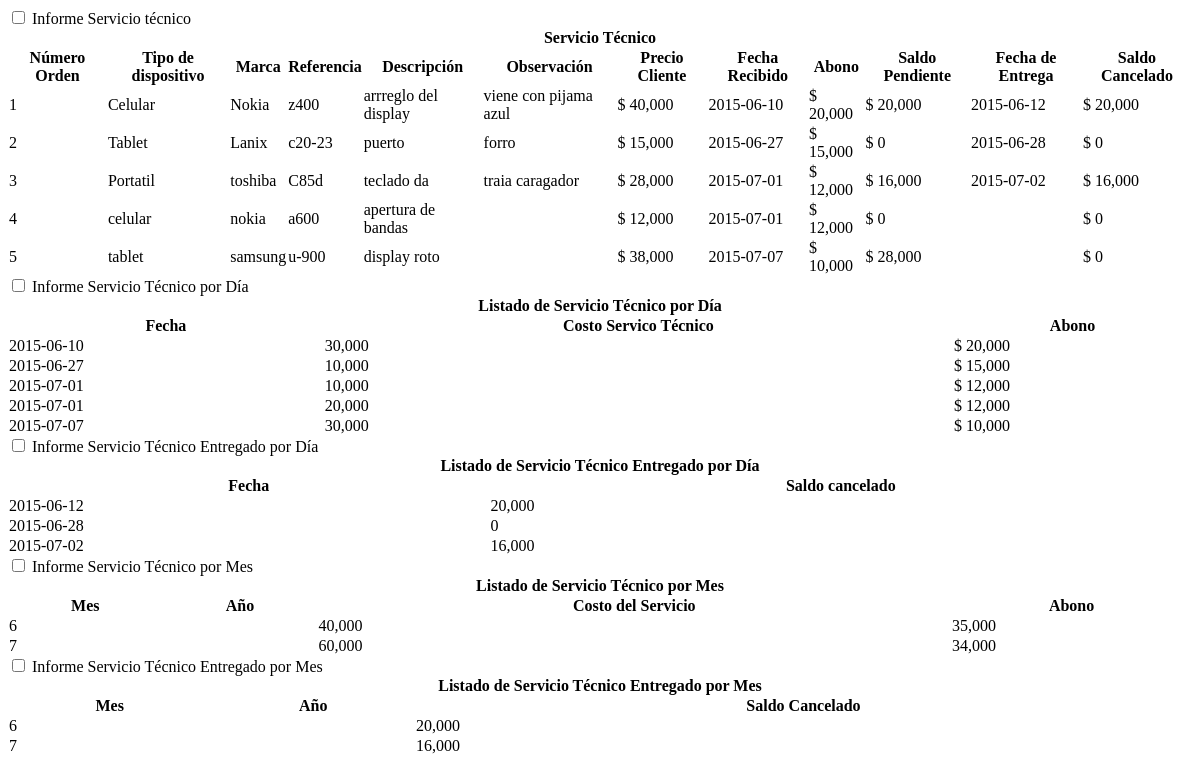
Before: /vista/vcsst.php with the older database file.
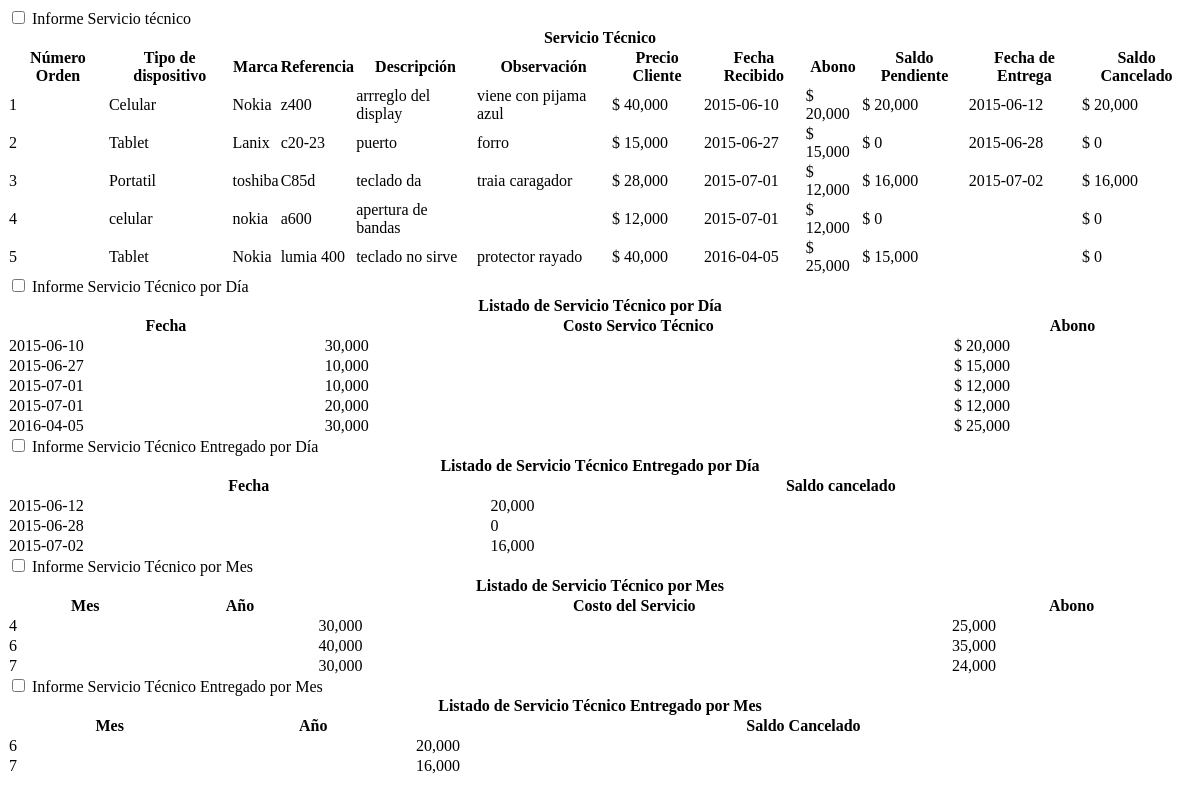
After: the same page with the newer database file.
### tables this page shows
CREATE TABLE IF NOT EXISTS `tbserviciotecnico` (
  `numero_orden` int(11) NOT NULL,
  `nombre` varchar(50) NOT NULL,
  `marca` varchar(20) NOT NULL,
  `referencia` varchar(20) NOT NULL,
  `descripcion_st` varchar(100) NOT NULL,
  `observacion` varchar(50) DEFAULT NULL,
  `costo_st` int(11) NOT NULL,
  `precio_cliente` int(11) NOT NULL,
  `fecha` date NOT NULL,
  `id_cliente` int(11) NOT NULL,
  `empleado` varchar(10) NOT NULL,
  `abono` int(11) NOT NULL
);

### modelo/mconsulta.php (called while the page is built, shortened)
<?php
	include('controlador/conexion.php');
	include('functions.php');
	class Mconsulta extends Funciones
	{
		function consultar_diatotalst()
		{
			$sql = "SELECT * FROM csdiatotalst";
			return $this->SeleccionDatos($sql);
		}
		function consultar_diatotalstentreg()
		{
			$sql = "SELECT * FROM csdiatotalstentreg";
			return $this->SeleccionDatos($sql);
		}
		function consultar_mestotalst()
		{
			$sql = "SELECT * FROM csmestotalst";
			return $this->SeleccionDatos($sql);
		}
		function consultar_stcomparativo()
		{
			$sql = "SELECT tbserviciotecnico.numero_orden AS `numero_orden`, tbserviciotecnico.nombre AS `nombre`,tbserviciotecnico.marca AS `marca`,
			tbserviciotecnico.referencia AS `referencia`, tbserviciotecnico.descripcion_st AS `descripcion_st`,tbserviciotecnico.observacion AS
			`observacion`,tbserviciotecnico.precio_cliente AS `precio_cliente`,tbserviciotecnico.fecha AS `fecha`,tbserviciotecnico.id_cliente AS
			`id_cliente`,tbserviciotecnico.empleado AS `empleado`,tbserviciotecnico.abono AS `abono`,(tbserviciotecnico.precio_cliente - tbserviciotecnico.abono)
			AS `saldo_pendiente`, tbservicioentregado.fecha AS fecha_cancel, tbservicioentregado.saldo_cancel AS saldo_cancelado from tbserviciotecnico LEFT JOIN
			tbservicioentregado ON tbserviciotecnico.numero_orden = tbservicioentregado.numero_orden ORDER BY tbserviciotecnico.numero_orden";
			return $this->SeleccionDatos($sql);
		}
	}

### modelo/functions.php (called while the page is built, shortened)
<?php
	class Funciones {
        function SeleccionDatos($consulta)
        {
                $conexionBD = new conexion();
                $conexionBD -> conectarBD();
                $datos = $conexionBD -> ejeCon($consulta, 0);
                return $datos;
        }
    }

### controlador/configuracion.php (called while the page is built)
<?php
	$serv_bd = "localhost";
	$usu_bd = "root";
	$pass_bd = "";
	$bd = "bdwold";
?>

### controlador/conexion.php (called while the page is built, shortened)
<?php
	class conexion {
		var $link;
		function conectarBD() {
			include("configuracion.php");
			$this -> link = mysqli_connect ($serv_bd, $usu_bd, $pass_bd);
			$bd2 = mysqli_select_db($this->link,$bd);
		}
		function ejeCon($con, $op) {
			$this -> resultado = mysqli_query($this->link,$con) or die("La consulta fallo: ". mysqli_error($this->link));
			if($op == 0) {
				while ($linea = mysqli_fetch_array($this -> resultado)) {
					$arrayResultado[] = $linea;
				}
			} else {
				$arrayResultado[] = 0;
			}
			$resarr = isset ($arrayResultado) ? $arrayResultado: NULL;
			if($resarr) {
				return $arrayResultado;
			}
		}
	}
?>

### vista/vcsst.php (the view, shortened to what the changed rows need)
<?php
    include('estilos.php');
    include('modelo/mconsulta.php');
    $st = new Mconsulta();
?>
<?php $consultast               = $st->consultar_stcomparativo();
    $consultasstdia             = $st->consultar_diatotalst();
    $consultasstentregadodia    = $st->consultar_diatotalstentreg();
    $consultasstmes             = $st->consultar_mestotalst();
?>
<div class="row-fluid">
<div class="spoiler">
<div class="info">
    <table id="" class="display" cellspacing="0" width="100%">
	    <thead>
            <tr>
                <th colspan="12">Servicio Técnico</th>
            </tr>
            <tr>
                <th>Número Orden</th>
                <th>Tipo de dispositivo</th>
                <th>Marca</th>
                <th>Referencia</th>
                <th>Descripción</th>
                <th>Observación</th>
                <th>Precio Cliente</th>
                <th>Fecha Recibido</th>
                <th>Abono</th>
                <th>Saldo Pendiente</th>
                <th>Fecha de Entrega</th>
                <th>Saldo Cancelado</th>
            </tr>
        </thead>
        <tbody>
            <?php for($i=0;$i<count($consultast);$i++): ?>
                <tr>
                    <td data-title='Orden'><?= $consultast[$i]['numero_orden'] ?></td>
                    <td data-title='Tipo de Dispositivo'><?= $consultast[$i]['nombre'] ?></td>
                    <td data-title='Marca'><?= $consultast[$i]['marca'] ?></td>
                    <td data-title='Referencia'><?= $consultast[$i]['referencia'] ?></td>
                    <td data-title='Descripción'><?= $consultast[$i]['descripcion_st'] ?></td>
                    <td data-title='Observación'><?= $consultast[$i]['observacion'] ?></td>
                    <td data-title='Precio al cliente'>$ <?= number_format($consultast[$i]['precio_cliente']) ?></td>
                    <td data-title='Fecha'><?= $consultast[$i]['fecha'] ?></td>
                    <td data-title='Abono'>$ <?= number_format($consultast[$i]['abono']) ?></td>
                    <td data-title='Saldo pendiente'>$ <?= number_format($consultast[$i]['saldo_pendiente']) ?></td>
                    <td data-title='Fecha'><?= $consultast[$i]['fecha_cancel'] ?></td>
                    <td data-title='Saldo cancelado'>$ <?= number_format($consultast[$i]['saldo_cancelado']) ?></td>
            <?php endfor; ?>
        </tbody>
    </table>
</div>
</div>
</div>
<div class="row-fluid">
<div class="spoiler">
<div class="info">
     <table id="" class="display" cellspacing="0" width="100%">
        <thead>
            <tr>
                <th colspan="12">Listado de Servicio Técnico por Día</th>
            </tr>
            <tr>
                <th>Fecha</th>
                <th>Costo Servico Técnico</th>
                <th>Abono</th>
            </tr>
        </thead>
        <tbody>
           <?php for($i=0;$i<count($consultasstdia);$i++): ?>
                <tr>
                    <td data-title='Fecha'><?= $consultasstdia[$i]['fecha'] ?></td>
                    <td data-title='Costo Servicio Técnico'><?= number_format($consultasstdia[$i]['costo_st']) ?></td>
                    <td data-title='Abono'>$ <?= number_format($consultasstdia[$i]['abono'] )?></td>
                </tr>
            <?php endfor; ?>
        </tbody>
    </table>
</div>
</div>
</div>
<div class="row-fluid">
<div class="spoiler">
<div class="info">
     <table id="" class="display" cellspacing="0" width="100%">
        <thead>
            <tr>
                <th colspan="12">Listado de Servicio Técnico Entregado por Día</th>
            </tr>
            <tr>
                <th>Fecha</th>
                <th>Saldo cancelado</th>
            </tr>
        </thead>
    </table>
</div>
</div>
</div>
<div class="row-fluid">
<div class="spoiler">
<div class="info">
     <table id="" class="display" cellspacing="0" width="100%">
        <thead>
            <tr>
                <th colspan="12">Listado de Servicio Técnico por Mes</th>
            </tr>
            <tr>
                <th>Mes</th>
                <th>Año</th>
                <th>Costo del Servicio</th>
                <th>Abono</th>
            </tr>
        </thead>
        <tbody>
           <?php for($i=0;$i<count($consultasstmes);$i++): ?>
                <tr>
                    <td data-title='Mes'><?= $consultasstmes[$i]['Mes'] ?></td>
                    <td data-title='Año'><?= $consultasstmes[$i]['year'] ?></td>
                    <td data-title='Costo Servico'><?= number_format($consultasstmes[$i]['SumaDecosto_st']) ?></td>
                    <td data-title='Abono'><?= number_format($consultasstmes[$i]['SumaDeabono']) ?></td>
                </tr>
            <?php endfor; ?>
        </tbody>
    </table>
</div>
</div>
</div>
<div class="row-fluid">
<div class="spoiler">
<div class="info">
     <table id="" class="display" cellspacing="0" width="100%">
        <thead>
            <tr>
                <th colspan="12">Listado de Servicio Técnico Entregado por Mes</th>
            </tr>
            <tr>
                <th>Mes</th>
                <th>Año</th>
                <th>Saldo Cancelado</th>
            </tr>
        </thead>
    </table>
</div>
</div>
</div>

Changed rows visible on the page:
changed tbserviciotecnico id 5: nombre "tablet" → "Tablet"; marca "samsung" → "Nokia"; referencia "u-900" → "lumia 400"; descripcion_st "display roto" → "teclado no sirve"; observacion (not shown) → "protector rayado"; precio_cliente "38,000" → "40,000"; fecha "2015-07-07" → "2016-04-05"; abono "10,000" → "25,000"; saldo_pendiente "28,000" → "15,000"
Other visible differences:
new list line: "4 30,000 25,000"
new list line: "7 30,000 24,000"
list line gone: "7 60,000 34,000"
